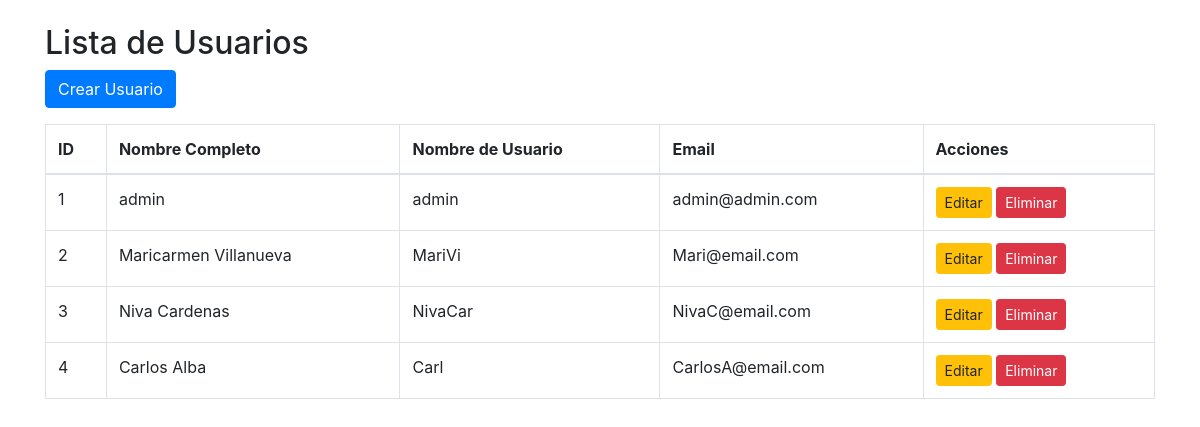
Screenshot of /inicio/usuarios/ with the database file from the repository.
### inicio/models.py (models this page shows, shortened)
class Usuario(AbstractBaseUser, PermissionsMixin):
    email = models.EmailField(unique=True)  # Email único para el usuario
    nombres = models.CharField(max_length=100)  # Nombres del usuario
    nombre_usuario = models.CharField(max_length=100, unique=True)  # Nombre de usuario único
    is_staff = models.BooleanField(default=False)  # Permite acceso al admin
    is_active = models.BooleanField(default=True)  # Marca si el usuario está activo
    last_login = models.DateTimeField(null=True, blank=True)  # Fecha del último inicio de sesión
    groups = models.ManyToManyField(
        'auth.Group',
        related_name='%(class)s_set',  # `related_name` único para este modelo
        blank=True,
        help_text='The groups this user belongs to.',
        verbose_name='groups'
    )
    user_permissions = models.ManyToManyField(
        'auth.Permission',
        related_name='%(class)s_permissions',  # `related_name` único para este modelo
        blank=True,
        help_text='Specific permissions for this user.',
        verbose_name='user permissions'
    )
    objects = UsuarioManager()  # Asigna el manager personalizado
    USERNAME_FIELD = 'email'  # Campo utilizado para el inicio de sesión
    REQUIRED_FIELDS = ['nombres', 'nombre_usuario']  # Campos requeridos al crear un superusuario

### inicio/views.py (the view)
# urls.py: path('usuarios/', views.lista_usuarios, name='lista_usuarios'),
def lista_usuarios(request):
    usuarios = Usuario.objects.all()  # Obtiene todos los usuarios
    return render(request, 'lista_usuarios.html', {'usuarios': usuarios})

### inicio/templates/lista_usuarios.html
{% extends 'base.html' %}
{% block content %}
<div class="container mt-4">
    <h2>Lista de Usuarios</h2>
    <a href="{% url 'crear_usuario' %}" class="btn btn-primary mb-3">Crear Usuario</a>
    <table class="table table-bordered">
        <thead>
            <tr>
                <th>ID</th>
                <th>Nombre Completo</th>
                <th>Nombre de Usuario</th>
                <th>Email</th>
                <th>Acciones</th>
            </tr>
        </thead>
        <tbody>
            {% for usuario in usuarios %}
            <tr>
                <td>{{ usuario.id }}</td>
                <td>{{ usuario.nombres }}</td>
                <td>{{ usuario.nombre_usuario }}</td>
                <td>{{ usuario.email }}</td>
                <td>
                    <a href="{% url 'editar_usuario' usuario.id %}" class="btn btn-warning btn-sm">Editar</a>
                    <a href="{% url 'eliminar_usuario' usuario.id %}" class="btn btn-danger btn-sm">Eliminar</a>
                </td>
            </tr>
            {% endfor %}
        </tbody>
    </table>
</div>
{% endblock %}

### inicio/templates/base.html (shortened to what this page needs)
{% load static %}
<!DOCTYPE html>
<html lang="en">
<head>
    <link href="https://stackpath.bootstrapcdn.com/bootstrap/4.5.2/css/bootstrap.min.css" rel="stylesheet">
</head>
<body>
    {% block content %}
    {% endblock %}
</body>
</html>

### rows the page displays
Usuario: id "1", nombres "admin", nombre_usuario "admin", email "admin@admin.com"
Usuario: id "2", nombres "Maricarmen Villanueva", nombre_usuario "MariVi", email "Mari@email.com"
Usuario: id "3", nombres "Niva Cardenas", nombre_usuario "NivaCar", email "NivaC@email.com"
Usuario: id "4", nombres "Carlos Alba", nombre_usuario "Carl", email "CarlosA@email.com"
